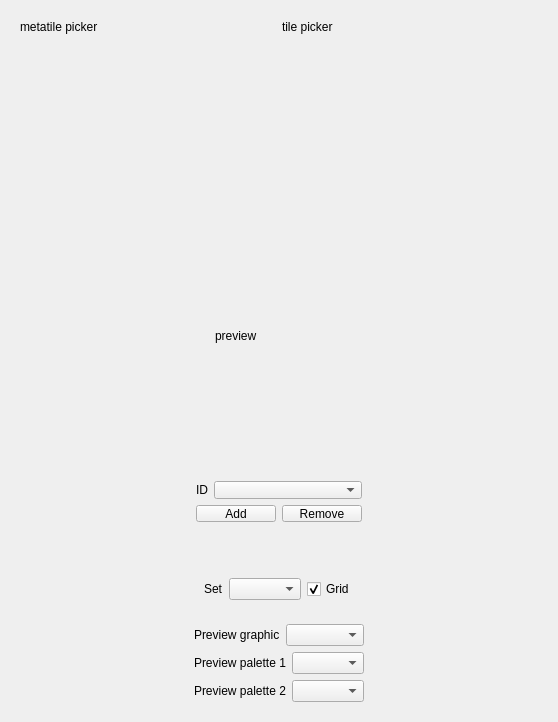
<?xml version="1.0" encoding="UTF-8"?>
<ui version="4.0">
 <class>TalesQtMetatileStructureEditorWidget</class>
 <widget class="QWidget" name="TalesQtMetatileStructureEditorWidget">
  <property name="geometry">
   <rect>
    <x>0</x>
    <y>0</y>
    <width>542</width>
    <height>686</height>
   </rect>
  </property>
  <property name="windowTitle">
   <string>Form</string>
  </property>
  <layout class="QVBoxLayout" name="verticalLayout_22">
   <item>
    <widget class="QWidget" name="widget_2" native="true">
     <layout class="QVBoxLayout" name="verticalLayout">
      <item>
       <layout class="QHBoxLayout" name="horizontalLayout_8">
        <item>
         <spacer name="horizontalSpacer">
          <property name="orientation">
           <enum>Qt::Horizontal</enum>
          </property>
          <property name="sizeHint" stdset="0">
           <size>
            <width>40</width>
            <height>20</height>
           </size>
          </property>
         </spacer>
        </item>
        <item>
         <widget class="GenericEventLabel" name="metatilePickerPreviewLabel">
          <property name="sizePolicy">
           <sizepolicy hsizetype="Fixed" vsizetype="Fixed">
            <horstretch>0</horstretch>
            <verstretch>0</verstretch>
           </sizepolicy>
          </property>
          <property name="minimumSize">
           <size>
            <width>256</width>
            <height>256</height>
           </size>
          </property>
          <property name="mouseTracking">
           <bool>true</bool>
          </property>
          <property name="text">
           <string>metatile picker</string>
          </property>
          <property name="alignment">
           <set>Qt::AlignLeading|Qt::AlignLeft|Qt::AlignTop</set>
          </property>
         </widget>
        </item>
        <item>
         <widget class="GenericEventLabel" name="tilePickerPreviewLabel">
          <property name="minimumSize">
           <size>
            <width>256</width>
            <height>256</height>
           </size>
          </property>
          <property name="mouseTracking">
           <bool>true</bool>
          </property>
          <property name="text">
           <string>tile picker</string>
          </property>
          <property name="alignment">
           <set>Qt::AlignLeading|Qt::AlignLeft|Qt::AlignTop</set>
          </property>
         </widget>
        </item>
        <item>
         <spacer name="horizontalSpacer_2">
          <property name="orientation">
           <enum>Qt::Horizontal</enum>
          </property>
          <property name="sizeHint" stdset="0">
           <size>
            <width>40</width>
            <height>20</height>
           </size>
          </property>
         </spacer>
        </item>
       </layout>
      </item>
     </layout>
    </widget>
   </item>
   <item>
    <widget class="QWidget" name="widget_3" native="true">
     <property name="sizePolicy">
      <sizepolicy hsizetype="MinimumExpanding" vsizetype="Preferred">
       <horstretch>0</horstretch>
       <verstretch>0</verstretch>
      </sizepolicy>
     </property>
     <property name="minimumSize">
      <size>
       <width>400</width>
       <height>272</height>
      </size>
     </property>
     <layout class="QHBoxLayout" name="horizontalLayout_2">
      <item>
       <spacer name="horizontalSpacer_5">
        <property name="orientation">
         <enum>Qt::Horizontal</enum>
        </property>
        <property name="sizeHint" stdset="0">
         <size>
          <width>40</width>
          <height>20</height>
         </size>
        </property>
       </spacer>
      </item>
      <item>
       <layout class="QVBoxLayout" name="verticalLayout_4">
        <item>
         <widget class="SubtileEditorWidget" name="ulSubtileWidget">
          <property name="sizePolicy">
           <sizepolicy hsizetype="Preferred" vsizetype="Preferred">
            <horstretch>0</horstretch>
            <verstretch>0</verstretch>
           </sizepolicy>
          </property>
          <property name="frameShape">
           <enum>QFrame::Box</enum>
          </property>
         </widget>
        </item>
        <item>
         <widget class="SubtileEditorWidget" name="llSubtileWidget">
          <property name="sizePolicy">
           <sizepolicy hsizetype="Preferred" vsizetype="Preferred">
            <horstretch>0</horstretch>
            <verstretch>0</verstretch>
           </sizepolicy>
          </property>
          <property name="frameShape">
           <enum>QFrame::Box</enum>
          </property>
         </widget>
        </item>
       </layout>
      </item>
      <item>
       <widget class="QWidget" name="widget_4" native="true">
        <property name="sizePolicy">
         <sizepolicy hsizetype="Minimum" vsizetype="Minimum">
          <horstretch>0</horstretch>
          <verstretch>0</verstretch>
         </sizepolicy>
        </property>
        <property name="minimumSize">
         <size>
          <width>128</width>
          <height>128</height>
         </size>
        </property>
        <layout class="QHBoxLayout" name="horizontalLayout_7">
         <item>
          <layout class="QVBoxLayout" name="verticalLayout_8">
           <item>
            <spacer name="verticalSpacer">
             <property name="orientation">
              <enum>Qt::Vertical</enum>
             </property>
             <property name="sizeHint" stdset="0">
              <size>
               <width>17</width>
               <height>19</height>
              </size>
             </property>
            </spacer>
           </item>
           <item>
            <widget class="QWidget" name="widget_7" native="true">
             <property name="minimumSize">
              <size>
               <width>0</width>
               <height>0</height>
              </size>
             </property>
             <layout class="QHBoxLayout" name="horizontalLayout_5">
              <item>
               <spacer name="horizontalSpacer_9">
                <property name="orientation">
                 <enum>Qt::Horizontal</enum>
                </property>
                <property name="sizeHint" stdset="0">
                 <size>
                  <width>0</width>
                  <height>20</height>
                 </size>
                </property>
               </spacer>
              </item>
              <item>
               <widget class="GenericEventLabel" name="subtilePickerPreviewLabel">
                <property name="sizePolicy">
                 <sizepolicy hsizetype="Fixed" vsizetype="Fixed">
                  <horstretch>0</horstretch>
                  <verstretch>0</verstretch>
                 </sizepolicy>
                </property>
                <property name="minimumSize">
                 <size>
                  <width>128</width>
                  <height>128</height>
                 </size>
                </property>
                <property name="mouseTracking">
                 <bool>true</bool>
                </property>
                <property name="text">
                 <string>preview</string>
                </property>
                <property name="alignment">
                 <set>Qt::AlignLeading|Qt::AlignLeft|Qt::AlignTop</set>
                </property>
               </widget>
              </item>
              <item>
               <spacer name="horizontalSpacer_10">
                <property name="orientation">
                 <enum>Qt::Horizontal</enum>
                </property>
                <property name="sizeHint" stdset="0">
                 <size>
                  <width>0</width>
                  <height>20</height>
                 </size>
                </property>
               </spacer>
              </item>
             </layout>
            </widget>
           </item>
           <item>
            <widget class="QWidget" name="widget_6" native="true">
             <property name="minimumSize">
              <size>
               <width>0</width>
               <height>50</height>
              </size>
             </property>
             <layout class="QVBoxLayout" name="verticalLayout_2">
              <item>
               <layout class="QHBoxLayout" name="horizontalLayout_3">
                <item>
                 <widget class="QLabel" name="label">
                  <property name="sizePolicy">
                   <sizepolicy hsizetype="Maximum" vsizetype="Preferred">
                    <horstretch>0</horstretch>
                    <verstretch>0</verstretch>
                   </sizepolicy>
                  </property>
                  <property name="text">
                   <string>ID</string>
                  </property>
                 </widget>
                </item>
                <item>
                 <widget class="QComboBox" name="structureIDComboBox"/>
                </item>
               </layout>
              </item>
              <item>
               <layout class="QHBoxLayout" name="horizontalLayout_4">
                <item>
                 <widget class="QPushButton" name="structureAddButton">
                  <property name="text">
                   <string>Add</string>
                  </property>
                 </widget>
                </item>
                <item>
                 <widget class="QPushButton" name="structureRemoveButton">
                  <property name="text">
                   <string>Remove</string>
                  </property>
                 </widget>
                </item>
               </layout>
              </item>
             </layout>
            </widget>
           </item>
           <item>
            <spacer name="verticalSpacer_2">
             <property name="orientation">
              <enum>Qt::Vertical</enum>
             </property>
             <property name="sizeHint" stdset="0">
              <size>
               <width>20</width>
               <height>22</height>
              </size>
             </property>
            </spacer>
           </item>
          </layout>
         </item>
        </layout>
       </widget>
      </item>
      <item>
       <layout class="QVBoxLayout" name="verticalLayout_5">
        <item>
         <widget class="SubtileEditorWidget" name="urSubtileWidget">
          <property name="sizePolicy">
           <sizepolicy hsizetype="Preferred" vsizetype="Preferred">
            <horstretch>0</horstretch>
            <verstretch>0</verstretch>
           </sizepolicy>
          </property>
          <property name="frameShape">
           <enum>QFrame::Box</enum>
          </property>
         </widget>
        </item>
        <item>
         <widget class="SubtileEditorWidget" name="lrSubtileWidget">
          <property name="sizePolicy">
           <sizepolicy hsizetype="Preferred" vsizetype="Preferred">
            <horstretch>0</horstretch>
            <verstretch>0</verstretch>
           </sizepolicy>
          </property>
          <property name="frameShape">
           <enum>QFrame::Box</enum>
          </property>
         </widget>
        </item>
       </layout>
      </item>
      <item>
       <spacer name="horizontalSpacer_6">
        <property name="orientation">
         <enum>Qt::Horizontal</enum>
        </property>
        <property name="sizeHint" stdset="0">
         <size>
          <width>40</width>
          <height>20</height>
         </size>
        </property>
       </spacer>
      </item>
     </layout>
    </widget>
   </item>
   <item>
    <widget class="QWidget" name="widget" native="true">
     <property name="sizePolicy">
      <sizepolicy hsizetype="Preferred" vsizetype="Maximum">
       <horstretch>0</horstretch>
       <verstretch>0</verstretch>
      </sizepolicy>
     </property>
     <layout class="QHBoxLayout" name="horizontalLayout">
      <item>
       <spacer name="horizontalSpacer_4">
        <property name="orientation">
         <enum>Qt::Horizontal</enum>
        </property>
        <property name="sizeHint" stdset="0">
         <size>
          <width>40</width>
          <height>20</height>
         </size>
        </property>
       </spacer>
      </item>
      <item>
       <widget class="QLabel" name="label_2">
        <property name="sizePolicy">
         <sizepolicy hsizetype="Maximum" vsizetype="Preferred">
          <horstretch>0</horstretch>
          <verstretch>0</verstretch>
         </sizepolicy>
        </property>
        <property name="text">
         <string>Set</string>
        </property>
       </widget>
      </item>
      <item>
       <widget class="QComboBox" name="metatileSetComboBox">
        <property name="sizePolicy">
         <sizepolicy hsizetype="Maximum" vsizetype="Fixed">
          <horstretch>0</horstretch>
          <verstretch>0</verstretch>
         </sizepolicy>
        </property>
       </widget>
      </item>
      <item>
       <widget class="QCheckBox" name="gridCheckBox">
        <property name="sizePolicy">
         <sizepolicy hsizetype="Maximum" vsizetype="Fixed">
          <horstretch>0</horstretch>
          <verstretch>0</verstretch>
         </sizepolicy>
        </property>
        <property name="text">
         <string>Grid</string>
        </property>
        <property name="checked">
         <bool>true</bool>
        </property>
       </widget>
      </item>
      <item>
       <spacer name="horizontalSpacer_3">
        <property name="orientation">
         <enum>Qt::Horizontal</enum>
        </property>
        <property name="sizeHint" stdset="0">
         <size>
          <width>40</width>
          <height>20</height>
         </size>
        </property>
       </spacer>
      </item>
     </layout>
    </widget>
   </item>
   <item>
    <layout class="QHBoxLayout" name="horizontalLayout_17">
     <item>
      <widget class="QWidget" name="widget_5" native="true">
       <layout class="QHBoxLayout" name="horizontalLayout_16">
        <item>
         <spacer name="horizontalSpacer_8">
          <property name="orientation">
           <enum>Qt::Horizontal</enum>
          </property>
          <property name="sizeHint" stdset="0">
           <size>
            <width>40</width>
            <height>20</height>
           </size>
          </property>
         </spacer>
        </item>
        <item>
         <layout class="QHBoxLayout" name="horizontalLayout_15">
          <item>
           <layout class="QVBoxLayout" name="verticalLayout_9">
            <item>
             <layout class="QHBoxLayout" name="horizontalLayout_13">
              <item>
               <widget class="QLabel" name="label_13">
                <property name="sizePolicy">
                 <sizepolicy hsizetype="Maximum" vsizetype="Preferred">
                  <horstretch>0</horstretch>
                  <verstretch>0</verstretch>
                 </sizepolicy>
                </property>
                <property name="text">
                 <string>Preview graphic</string>
                </property>
               </widget>
              </item>
              <item>
               <widget class="QComboBox" name="previewGraphicComboBox"/>
              </item>
             </layout>
            </item>
            <item>
             <layout class="QHBoxLayout" name="horizontalLayout_14">
              <item>
               <widget class="QLabel" name="label_14">
                <property name="sizePolicy">
                 <sizepolicy hsizetype="Maximum" vsizetype="Preferred">
                  <horstretch>0</horstretch>
                  <verstretch>0</verstretch>
                 </sizepolicy>
                </property>
                <property name="text">
                 <string>Preview palette 1</string>
                </property>
               </widget>
              </item>
              <item>
               <widget class="QComboBox" name="previewPaletteComboBox"/>
              </item>
             </layout>
            </item>
            <item>
             <layout class="QHBoxLayout" name="horizontalLayout_18">
              <item>
               <widget class="QLabel" name="label_15">
                <property name="sizePolicy">
                 <sizepolicy hsizetype="Maximum" vsizetype="Preferred">
                  <horstretch>0</horstretch>
                  <verstretch>0</verstretch>
                 </sizepolicy>
                </property>
                <property name="text">
                 <string>Preview palette 2</string>
                </property>
               </widget>
              </item>
              <item>
               <widget class="QComboBox" name="previewPalette2ComboBox"/>
              </item>
             </layout>
            </item>
           </layout>
          </item>
         </layout>
        </item>
        <item>
         <spacer name="horizontalSpacer_7">
          <property name="orientation">
           <enum>Qt::Horizontal</enum>
          </property>
          <property name="sizeHint" stdset="0">
           <size>
            <width>40</width>
            <height>20</height>
           </size>
          </property>
         </spacer>
        </item>
       </layout>
       <zorder>horizontalSpacer_7</zorder>
       <zorder>horizontalSpacer_8</zorder>
      </widget>
     </item>
    </layout>
   </item>
  </layout>
 </widget>
 <customwidgets>
  <customwidget>
   <class>GenericEventLabel</class>
   <extends>QLabel</extends>
   <header>genericeventlabel.h</header>
  </customwidget>
  <customwidget>
   <class>SubtileEditorWidget</class>
   <extends>QFrame</extends>
   <header>subtileeditorwidget.h</header>
   <container>1</container>
  </customwidget>
 </customwidgets>
 <resources/>
 <connections/>
</ui>
